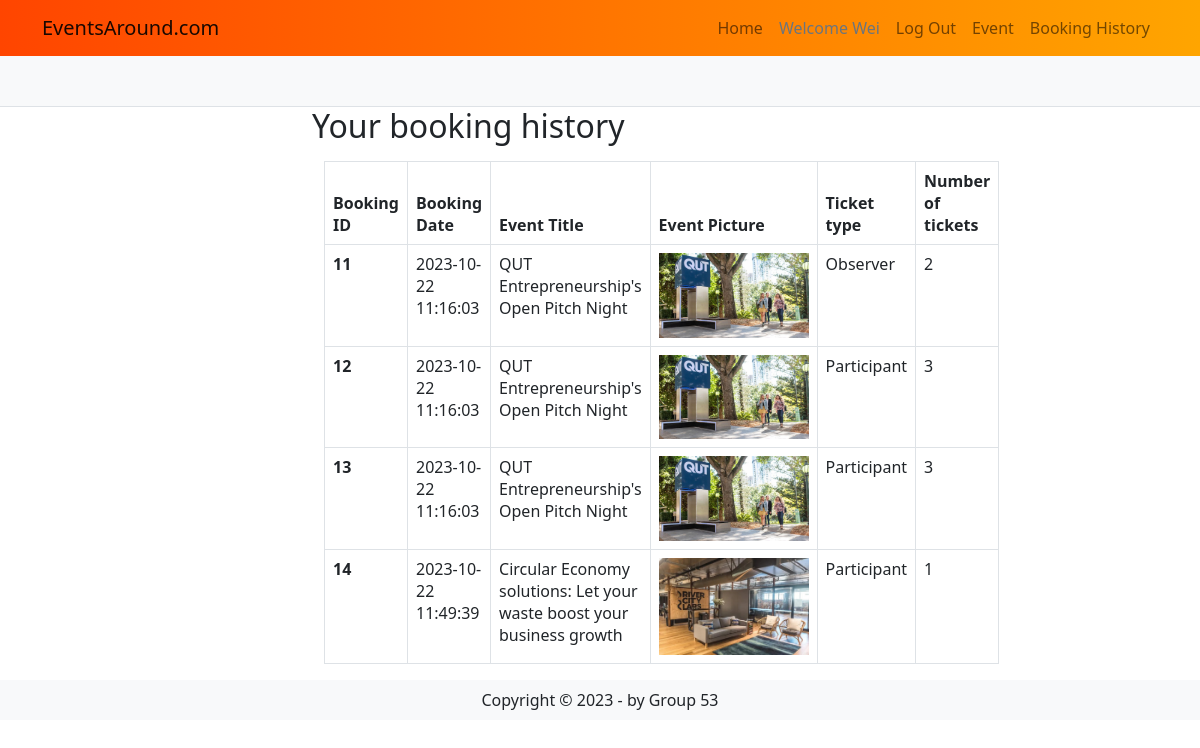
Screenshot of /orders/history (signed in) with the database file from the repository.
### EventsAround/models.py (models this page shows, shortened)
class User(db.Model, UserMixin):
    __tablename__='users' # good practice to specify table name
    id = db.Column(db.Integer, primary_key=True)
    name = db.Column(db.String(100), index=True, unique=True, nullable=False)
    emailid = db.Column(db.String(100), index=True, nullable=False)
    password_hash = db.Column(db.String(255), nullable=False)
    contact_number = db.Column(db.String(255))
    address = db.Column(db.String(255))
    comments = db.relationship('Comment', backref='user')
    orders = db.relationship('Order', backref='user')
    events = db.relationship('Event', backref='owner')

class Order(db.Model):
    __tablename__ = 'orders'
    id = db.Column(db.Integer, primary_key=True)
    created_at = db.Column(db.DateTime, default=datetime.now())
    user_id = db.Column(db.Integer, db.ForeignKey('users.id'))
    event_id = db.Column(db.Integer, db.ForeignKey('events.id'))
    ticket_type = db.Column(db.String)
    ticket_number = db.Column(db.Integer)
    event_name = db.Column(db.String(80))
    event_image = db.Column(db.String(400))

### EventsAround/orders.py (the view)
@bp.route('/history', methods = ['GET', 'POST'])
@login_required
def history():
  return render_template('orders/history.html')

### EventsAround/__init__.py (called while the page is built)
def create_app():
    app=Flask(__name__)  # this is the name of the module/package that is calling this app
    app.debug=True
    app.secret_key='somesecretgoeshere'
    app.config['SQLALCHEMY_DATABASE_URI']='sqlite:///mydbname.sqlite'
    db.init_app(app)
    bootstrap = Bootstrap5(app)
    login_manager = LoginManager()
    login_manager.login_view='auth.login'
    login_manager.init_app(app)
    from .models import User  # importing here to avoid circular references
    @login_manager.user_loader
    def load_user(user_id):
       return User.query.get(int(user_id))
    from . import views
    app.register_blueprint(views.mainbp)
    from . import auth
    app.register_blueprint(auth.bp)
    from . import events
    app.register_blueprint(events.bp)
    from . import orders
    app.register_blueprint(orders.bp)
    return app

### EventsAround/templates/orders/history.html
{% extends 'base.html' %}
{% import "bootstrap4/form.html" as wtf %}
{% block content %}
<div class="container col-md-6">
  <h2>Your booking history</h2>
  <div class="container">
    <table class="table table-bordered mt-3">
      <thead>
        <tr>
          <th class="col-sm-1">Booking ID</th>
          <th scope="col">Booking Date</th>
          <th scope="col">Event Title</th>
          <th scope="col">Event Picture</th>
          <th scope="col">Ticket type</th>
          <th scope="col">Number of tickets</th>
        </tr>
      </thead>
      <tbody>
        {% for order in current_user.orders %}
        <tr>
          <th scope="row">{{order.id}}</th>
          <td>{{order.created_at.strftime('%Y-%m-%d %H:%M:%S')}}</td>
          <td>{{order.event_name}}</td>
          <td><img class="img-fluid" style="max-width:150px;" src="{{order.event_image}}" alt="qut pitch night"></td>
          <td>{{order.ticket_type}}</td>
          <td>{{order.ticket_number}}</td>
        </tr>
        {% endfor %}
      </tbody>
    </table>
  </div>
</div>
{% endblock %}

### EventsAround/templates/base.html (shortened to what this page needs)
<html>
<head>
    <link rel="stylesheet" type="text/css" href="{{ url_for('static', filename='style/styles.css') }}">
    <link rel="stylesheet" href="https://cdnjs.cloudflare.com/ajax/libs/font-awesome/4.7.0/css/font-awesome.min.css">
    <link href="https://cdn.jsdelivr.net/npm/bootstrap@5.0.0-beta3/dist/css/bootstrap.min.css" rel="stylesheet"
>
</head>
</head>
<body>
    <header class="bg-light border-bottom">
        <nav class="navbar navbar-expand-lg navbar-light bg-light">
            <div class="container">
                <a href="/" class="navbar-brand">
                    EventsAround.com
                </a>
                <div class="collapse navbar-collapse justify-content-end" id="navbarSupportedContent">
                    <div class="navbar-nav ml-auto">
                        <a class="nav-item nav-link" href="/">Home</a>
                        {% if current_user.is_authenticated %}
                        <a class="nav-item nav-link disabled text-muted" href="#">Welcome {{current_user.name}}</a>
                        <a class="nav-item nav-link" href="{{ url_for('auth.logout') }}">Log Out</a>
                        {% else %}
                        <a class="nav-item nav-link" href="{{ url_for('auth.register') }}">Register</a>
                        <a class="nav-item nav-link" href="{{ url_for('auth.login') }}">Log In</a>
                        {% endif %}
                        {% if current_user.is_authenticated %}
                        <a class="nav-item nav-link" href="{{ url_for('event.create') }}"> Event</a>
                        <a class="nav-item nav-link" href="{{ url_for('order.history') }}">Booking History</a>
                        {% endif %}
                    </div>
                </div>
            </div>
        </nav>
    </header>
    {% block content %}
    {% endblock %}
</body>
<footer class="footer">
    <div class="text-center py-2 bg-light">
        <span class="text-dark">Copyright &copy; 2023 - by Group 53</span>
    </div>
</footer>
</html>

### EventsAround/static/style/styles.css (style rules this page uses)
* { margin: 0; padding: 0; }
body { font-family: sans-serif; }
.navbar { background-image: linear-gradient(to right, orangered, orange); margin-bottom: 50px; }
* { box-sizing: border-box; }

### rows the page displays
User: name "Wei"
Order: id "11", created_at "2023-10-22 11:16:03", event_name "QUT Entrepreneurship's Open Pitch Night", event_image (picture), ticket_type "Observer", ticket_number "2"
Order: id "12", created_at "2023-10-22 11:16:03", event_name "QUT Entrepreneurship's Open Pitch Night", event_image (picture), ticket_type "Participant", ticket_number "3"
Order: id "13", created_at "2023-10-22 11:16:03", event_name "QUT Entrepreneurship's Open Pitch Night", event_image (picture), ticket_type "Participant", ticket_number "3"
Order: id "14", created_at "2023-10-22 11:49:39", event_name "Circular Economy solutions: Let your waste boost your business growth", event_image (picture), ticket_type "Participant", ticket_number "1"
